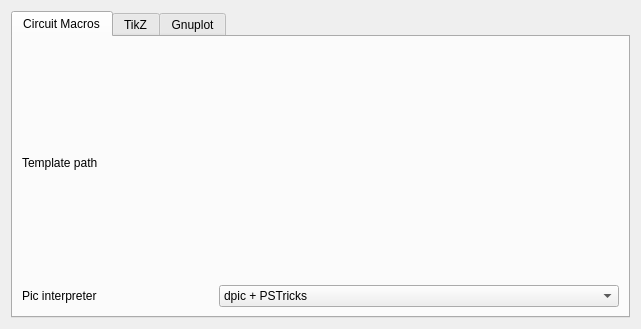
<?xml version="1.0" encoding="UTF-8"?>
<ui version="4.0">
 <class>CirkuitBackendForm</class>
 <widget class="QWidget" name="CirkuitBackendForm">
  <property name="geometry">
   <rect>
    <x>0</x>
    <y>0</y>
    <width>641</width>
    <height>329</height>
   </rect>
  </property>
  <property name="windowTitle">
   <string>Form</string>
  </property>
  <layout class="QHBoxLayout" name="horizontalLayout">
   <item>
    <widget class="KTabWidget" name="tabs">
     <property name="currentIndex">
      <number>0</number>
     </property>
     <widget class="QWidget" name="tab">
      <attribute name="title">
       <string>Circuit Macros</string>
      </attribute>
      <layout class="QGridLayout" name="gridLayout">
       <item row="0" column="0">
        <widget class="QLabel" name="label">
         <property name="text">
          <string>Template path</string>
         </property>
        </widget>
       </item>
       <item row="0" column="1">
        <widget class="KUrlRequester" name="kcfg_cmtemplateurl">
         <property name="minimumSize">
          <size>
           <width>400</width>
           <height>0</height>
          </size>
         </property>
        </widget>
       </item>
       <item row="1" column="0">
        <widget class="QLabel" name="label_4">
         <property name="text">
          <string>Pic interpreter</string>
         </property>
        </widget>
       </item>
       <item row="1" column="1">
        <widget class="KComboBox" name="kcfg_PicInterpreter">
         <item>
          <property name="text">
           <string>dpic + PSTricks</string>
          </property>
         </item>
         <item>
          <property name="text">
           <string>dpic + TikZ</string>
          </property>
         </item>
         <item>
          <property name="text">
           <string>gpic</string>
          </property>
         </item>
        </widget>
       </item>
      </layout>
     </widget>
     <widget class="QWidget" name="tab_2">
      <attribute name="title">
       <string>TikZ</string>
      </attribute>
      <layout class="QGridLayout" name="gridLayout_2">
       <item row="0" column="0">
        <widget class="QLabel" name="label_2">
         <property name="text">
          <string>Template path</string>
         </property>
        </widget>
       </item>
       <item row="0" column="1">
        <widget class="KUrlRequester" name="kcfg_tikztemplateurl"/>
       </item>
      </layout>
     </widget>
     <widget class="QWidget" name="tab_3">
      <attribute name="title">
       <string>Gnuplot</string>
      </attribute>
      <layout class="QGridLayout" name="gridLayout_3">
       <item row="0" column="0">
        <widget class="QLabel" name="label_3">
         <property name="text">
          <string>Template path</string>
         </property>
        </widget>
       </item>
       <item row="0" column="1">
        <widget class="KUrlRequester" name="kcfg_gptemplateurl"/>
       </item>
      </layout>
     </widget>
    </widget>
   </item>
  </layout>
 </widget>
 <customwidgets>
  <customwidget>
   <class>KUrlRequester</class>
   <extends>QFrame</extends>
   <header>kurlrequester.h</header>
  </customwidget>
  <customwidget>
   <class>KComboBox</class>
   <extends>QComboBox</extends>
   <header>kcombobox.h</header>
  </customwidget>
  <customwidget>
   <class>KTabWidget</class>
   <extends>QTabWidget</extends>
   <header>ktabwidget.h</header>
   <container>1</container>
  </customwidget>
 </customwidgets>
 <resources/>
 <connections/>
</ui>
